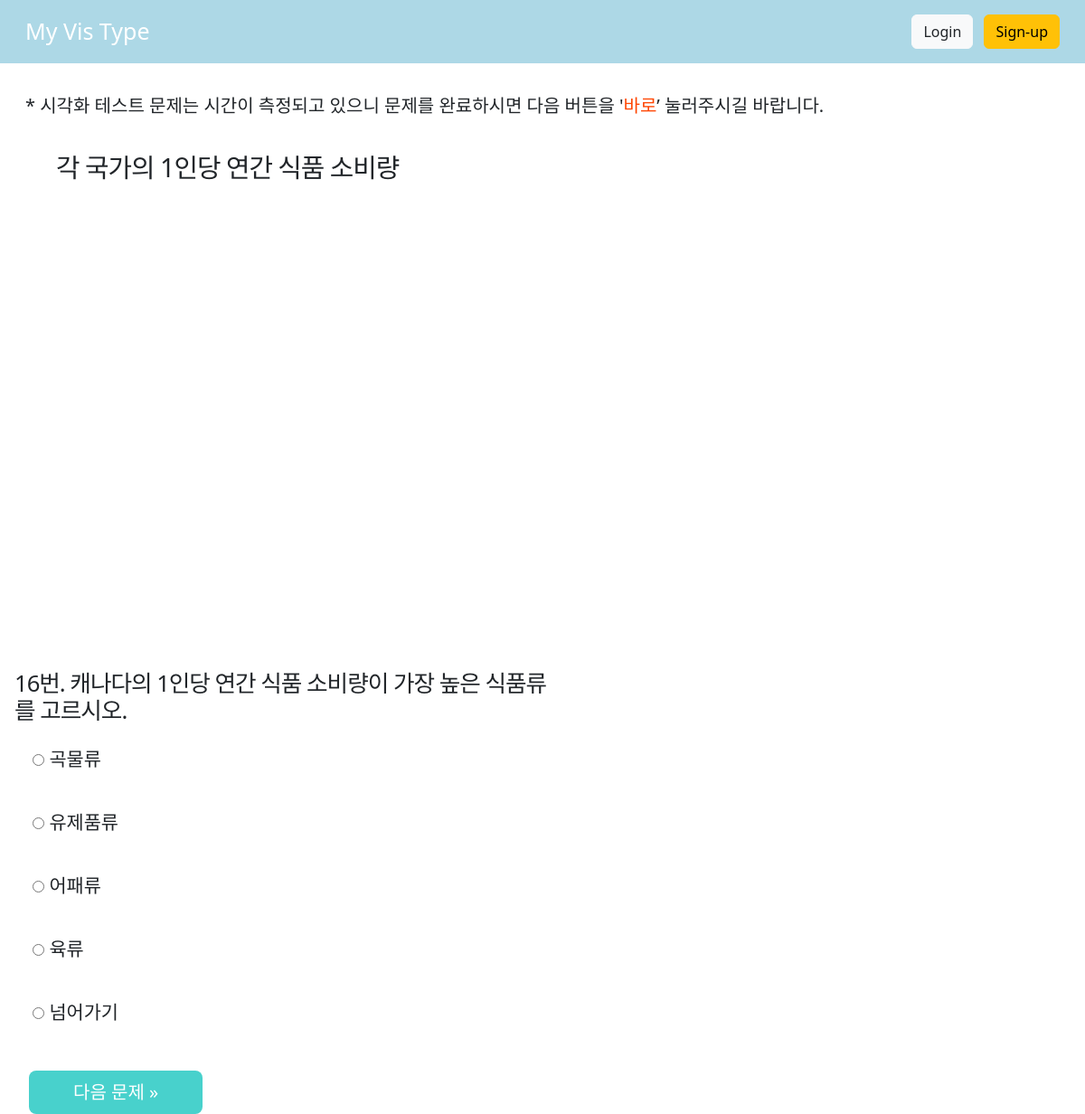
The app's page /test/16/, older data.
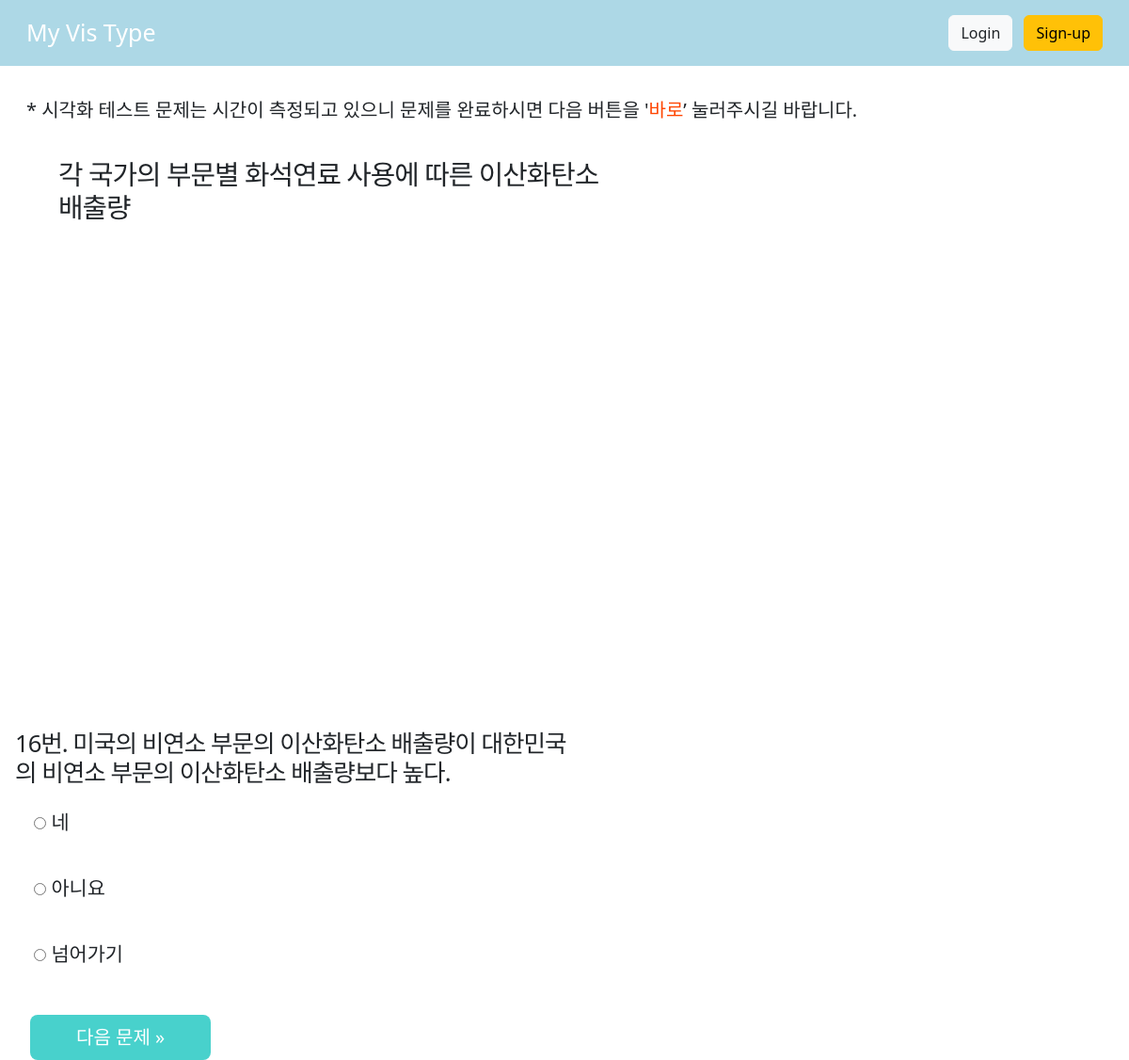
The same page, newer data.
### vis_app/models.py (models this page shows, shortened)
class Vis_test(models.Model):
    test_id = models.SmallIntegerField(verbose_name='test_id', primary_key=True)
    v_number = models.SmallIntegerField(verbose_name='문제번호')
    v_title =models.CharField(max_length=256, verbose_name='시각화제목')
    v_type = models.CharField(max_length=256, verbose_name='시각화종류')
    v_task = models.CharField(max_length=256, verbose_name='task')
    title = models.CharField(max_length=256, verbose_name='문제제목')
    examples_1 = models.CharField(max_length=64, verbose_name='보기1')
    examples_2 = models.CharField(max_length=64, verbose_name='보기2')
    examples_3 = models.CharField(
        max_length=64, null=True, blank=True, verbose_name='보기3')
    examples_4 = models.CharField(
        max_length=64, null=True, blank=True, verbose_name='보기4')
    correct = models.CharField(max_length=64, verbose_name='정답')
    class Meta:
        db_table = 'Vis_Test'
        verbose_name = '시각화 테스트'
        verbose_name_plural = '시각화 테스트'

### vis_app/views.py (the view, shortened to what this page needs)
# urls.py: path('test/<int:test_id>/',views.test, name="test"),
def test(request, test_id):
    if test_id <= 4:
        if request.method == "POST":
            termiate_time = time.time()
            result_time = int (termiate_time - request.session['start_time'])
            test = Vis_test.objects.get(pk=request.session['test_id'])
            answer = Answer()
            answer.answer_id = str(str(request.session['test_id']) + str(request.user))
            answer.user_id = request.user.username
            answer.test_id = test.test_id
            answer.v_type = test.v_type
            answer.v_task = test.v_task
            answer.answer = request.POST.get('answer','')
            if answer.answer == test.correct:
                answer.status = True
            else:
                answer.status = False
            answer.time = result_time
            answer.save()
            return HttpResponseRedirect(reverse('vis_app:test', args=(test_id,)))
        else:
            request.session['test_id'] = test_id
            start_time = time.time()
            request.session['start_time'] = start_time
            next_test_id = test_id + 1
            test_detail = get_object_or_404(Vis_test, pk=test_id)
            context = {'next_test_id':next_test_id, 'test_detail':test_detail}
            return render(request, 'test/test_100%.html', context)
    elif 12 < test_id <= 16:
        if request.method == "POST":
            termiate_time = time.time()
            result_time = int (termiate_time - request.session['start_time'])
            test = Vis_test.objects.get(pk=request.session['test_id'])
            answer = Answer()
            answer.answer_id = str(str(request.session['test_id']) + str(request.user))
            answer.user_id = request.user.username
            answer.test_id = test.test_id
            answer.v_type = test.v_type
            answer.v_task = test.v_task
            answer.answer = request.POST.get('answer','')
            if answer.answer == test.correct:
                answer.status = True
            else:
                answer.status = False
            answer.time = result_time
            answer.save()
            return HttpResponseRedirect(reverse('vis_app:test', args=(test_id,)))
        else:
            request.session['test_id'] = test_id
            start_time = time.time()
            request.session['start_time'] = start_time
            next_test_id = test_id + 1
            test_detail = get_object_or_404(Vis_test, pk=test_id)
            context = {'next_test_id':next_test_id, 'test_detail':test_detail}
            return render(request, 'test/test_stack_bar.html', context)
    else:
       return HttpResponseRedirect(reverse('vis_app:type', args=(1,)))

### vis_app/templates/test/test_stack_bar.html (shortened to what this page needs)
{% extends "base.html" %}
{% block content %}
{% load static %}
<div class="container">
    <div class="notice">
        <p class="lead" style="margin-top: 1rem;">* 시각화 테스트 문제는 시간이 측정되고 있으니 문제를 완료하시면 다음 버튼을 '<span style="color: orangered;">바로</span>’ 눌러주시길 바랍니다.</p>
    </div>
    <div class="chart-content">
        <h2 class="chart-title">
            {{ test_detail.v_title }}
        </h2>
        <div id="stack_bar" class="chart" ></div>
        </div>
    </div>
    <div class="quiz-content">
        <div class="answer-content">
          <h3 class="quiz-title">
            {{ test_detail.test_id}}번.
            {{ test_detail.title }}
          </h3>
          <form action="{% url 'vis_app:test' next_test_id %}" method="POST">
            <div class="answer-list">
              <div class="answer-set">
                <input type="radio" name="answer" class="answer-radio" id="answer1" value="{{ test_detail.examples_1 }}" required/>
                <label for="answer1" class="answer-label">{{ test_detail.examples_1 }}</label>
              </div>
              <div class="answer-set">
                <input type="radio" name="answer" class="answer-radio" id="answer2" value="{{ test_detail.examples_2 }}" />
                <label for="answer2" class="answer-label">{{ test_detail.examples_2 }}</label>
              </div>
              {% if test_detail.examples_3 != null %}
              <div class="answer-set">
                <input type="radio" name="answer" class="answer-radio" id="answer3" value="{{ test_detail.examples_3 }}" />
                <label for="answer3" class="answer-label">{{ test_detail.examples_3 }}</label>
              </div>
              {% endif %}
              {% if test_detail.examples_4 != null %}
              <div class="answer-set">
                <input type="radio" name="answer" class="answer-radio" id="answer4" value="{{ test_detail.examples_4 }}" />
                <label for="answer4" class="answer-label">{{ test_detail.examples_4 }}</label>
              </div>
              {% endif %}
              <div class="answer-set">
                <input type="radio" name="answer" class="answer-radio" id="answer-skip" />
                <label for="answer-skip" class="answer-label">넘어가기</label>
              </div>
            </div>
            <button type="submit" class="btn btn-lg px-5 me-md-2" style="background-color: mediumturquoise; color: white; margin-left: 1rem;">다음 문제 &raquo;</button>
          </form>
        </div>
      </div>
{% endblock %}

### vis_app/templates/base.html (shortened to what this page needs)
{% load static %}
<!doctype html>
<html lang="ko">
  <head>
    <link href="https://cdn.jsdelivr.net/npm/bootstrap@5.2.0-beta1/dist/css/bootstrap.min.css" rel="stylesheet">
    <link
      rel="stylesheet"
      type="text/css"
      href="{% static 'style.css' %}"
     />
  </head>
  <body>
    <header class="p-3 text-white" style="background-color: lightblue;">
      <div class="container">
        <div class="d-flex flex-wrap align-items-center justify-content-center justify-content-lg-start">
          <ul class="nav col-12 col-lg-auto me-lg-auto mb-3 justify-content-center mb-md-0">
            <a href="/" class="navbar-brand" style="font-size: 25px; font-weight: 500;">My Vis Type</a>
          </ul>
          {% if user.is_authenticated %}
            <div class="text-end">
              <span style="font-size: 20px;">{{user.username}}님&nbsp;&nbsp;&nbsp;&nbsp;&nbsp;&nbsp;</span>
              <a type="button" class="btn btn-light text-dark me-2" href="{% url 'user:user_logout' %}">Logout</a>
            </div>
          {% else %}
            <div class="text-end">
              <a type="button" class="btn btn-light text-dark me-2" href="{% url 'user:user_login' %}">Login</a>
              <a type="button" class="btn btn-warning" href="{% url 'user:signup' %}">Sign-up</a>
            </div>
          {% endif %}
        </div>
      </div>
    </header>
    <main class="main">
      {% block content %} {% endblock %}
    </main>
  </body>
</html>

### vis_app/static/style.css (style rules this page uses)
.container { max-width: 1400px; }
.notice { padding-left: 1rem; padding-top: 1rem; }
.chart-content { float: left; width: 55%; }
.chart-title { padding: 20px 20px 0 50px; font-weight: 500; font-size: 1.8rem; letter-spacing: -1px; }
.chart { width: 100%; height: 480px; }
.quiz-content { float: left; width: auto; padding-top: 50px; padding-left: 1rem; }
.answer-content { width: 100%; height: 90%; }
.quiz-title { height: 40px; font-weight: 400; font-size: 1.6rem; letter-spacing: -1px; max-width: 600px; }
.answer-list { padding: 0px 0px 45px 0px; }
.answer-set { height: 50px; font-size: 1.3rem; padding: 35px 20px; }

Row changes from the older to the newer data that the page shows:
changed Vis_test id 16: v_title "각 국가의 1인당 연간 식품 소비량" → "각 국가의 부문별 화석연료 사용에 따른 이산화탄소 배출량"; title "캐나다의 1인당 연간 식품 소비량이 가장 높은 식품류를 고르시오." → "미국의 비연소 부문의 이산화탄소 배출량이 대한민국의 비연소 부문의 이산화탄소 배출량보다 높다."; examples_1 "곡물류" → "네"; examples_2 "유제품류" → "아니요"; examples_3 "어패류" → (not shown); examples_4 "육류" → (not shown)
Text that changed along with them:
form field answer: "☐ 곡물류" → "☐ 네"
form field answer: "☐ 유제품류" → "☐ 아니요"
form field answer: "☐ 어패류" → (not shown)
form field answer: "☐ 육류" → (not shown)
